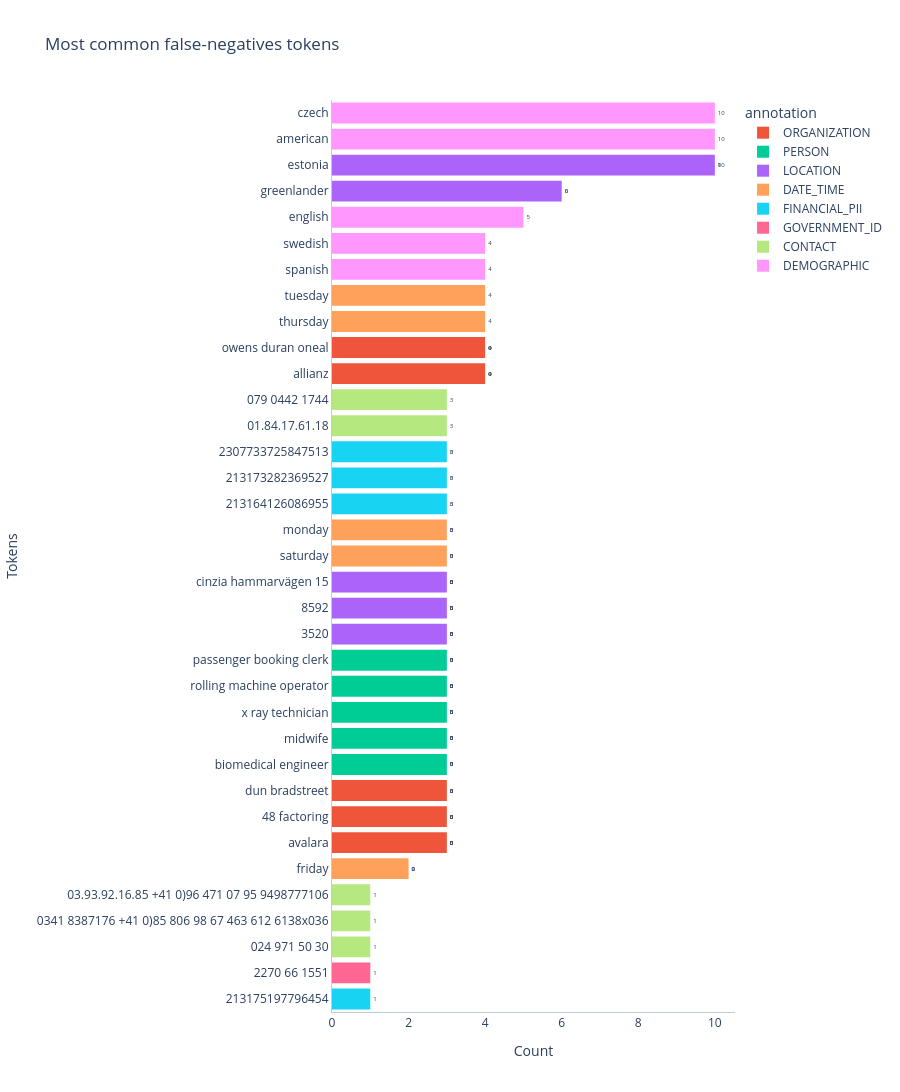
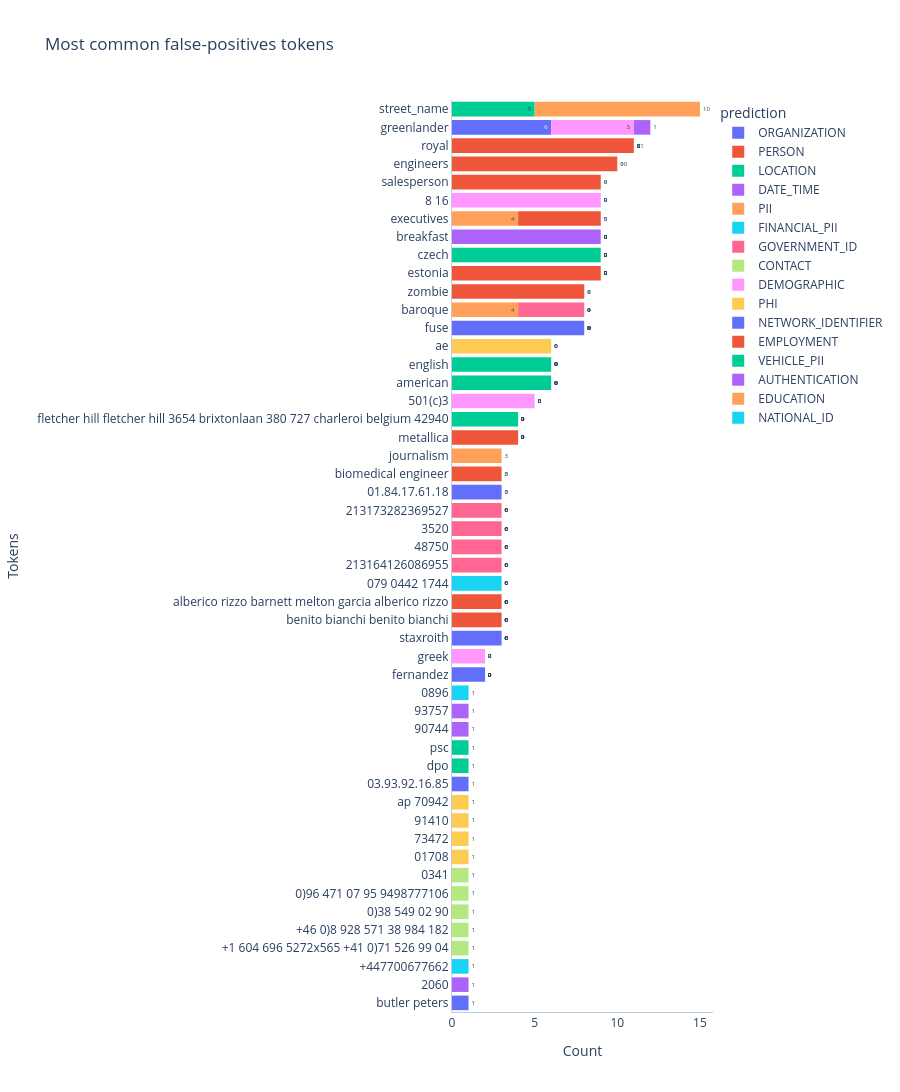

The code cell stored with these charts, in order, in its notebook:
### Code cell
plotter.plot_most_common_tokens()

### Figure 1 — Plotly figure (JSON) as saved in the notebook; plotly's stock layout.template omitted (floating-point values rounded to 4 significant figures)
{"data": [{"bingroup": "y", "cliponaxis": true, "histfunc": "sum", "hovertemplate": "annotation=ORGANIZATION<br>sum of 0=%{x}<br>token=%{y}<extra></extra>", "legendgroup": "ORGANIZATION", "marker": {"color": "#EF553B", "pattern": {"shape": ""}}, "name": "ORGANIZATION", "orientation": "h", "showlegend": true, "textangle": 0, "textfont": {"size": 6}, "textposition": "outside", "texttemplate": "%{value}", "type": "histogram", "x": [4, 4, 3, 3, 3], "xaxis": "x", "y": ["allianz", "owens duran oneal", "avalara", "48 factoring", "dun bradstreet"], "yaxis": "y"}, {"bingroup": "y", "cliponaxis": true, "histfunc": "sum", "hovertemplate": "annotation=PERSON<br>sum of 0=%{x}<br>token=%{y}<extra></extra>", "legendgroup": "PERSON", "marker": {"color": "#00cc96", "pattern": {"shape": ""}}, "name": "PERSON", "orientation": "h", "showlegend": true, "textangle": 0, "textfont": {"size": 6}, "textposition": "outside", "texttemplate": "%{value}", "type": "histogram", "x": [3, 3, 3, 3, 3], "xaxis": "x", "y": ["biomedical engineer", "midwife", "x ray technician", "rolling machine operator", "passenger booking clerk"], "yaxis": "y"}, {"bingroup": "y", "cliponaxis": true, "histfunc": "sum", "hovertemplate": "annotation=LOCATION<br>sum of 0=%{x}<br>token=%{y}<extra></extra>", "legendgroup": "LOCATION", "marker": {"color": "#ab63fa", "pattern": {"shape": ""}}, "name": "LOCATION", "orientation": "h", "showlegend": true, "textangle": 0, "textfont": {"size": 6}, "textposition": "outside", "texttemplate": "%{value}", "type": "histogram", "x": [10, 6, 3, 3, 3], "xaxis": "x", "y": ["estonia", "greenlander", "3520", "8592", "cinzia hammarvägen 15"], "yaxis": "y"}, {"bingroup": "y", "cliponaxis": true, "histfunc": "sum", "hovertemplate": "annotation=DATE_TIME<br>sum of 0=%{x}<br>token=%{y}<extra></extra>", "legendgroup": "DATE_TIME", "marker": {"color": "#FFA15A", "pattern": {"shape": ""}}, "name": "DATE_TIME", "orientation": "h", "showlegend": true, "textangle": 0, "textfont": {"size": 6}, "textposition": "outside", "texttemplate": "%{value}", "type": "histogram", "x": [4, 4, 3, 3, 2], "xaxis": "x", "y": ["thursday", "tuesday", "saturday", "monday", "friday"], "yaxis": "y"}, {"bingroup": "y", "cliponaxis": true, "histfunc": "sum", "hovertemplate": "annotation=FINANCIAL_PII<br>sum of 0=%{x}<br>token=%{y}<extra></extra>", "legendgroup": "FINANCIAL_PII", "marker": {"color": "#19d3f3", "pattern": {"shape": ""}}, "name": "FINANCIAL_PII", "orientation": "h", "showlegend": true, "textangle": 0, "textfont": {"size": 6}, "textposition": "outside", "texttemplate": "%{value}", "type": "histogram", "x": [3, 3, 3, 1], "xaxis": "x", "y": ["213164126086955", "213173282369527", "2307733725847513", "213175197796454"], "yaxis": "y"}, {"bingroup": "y", "cliponaxis": true, "histfunc": "sum", "hovertemplate": "annotation=GOVERNMENT_ID<br>sum of 0=%{x}<br>token=%{y}<extra></extra>", "legendgroup": "GOVERNMENT_ID", "marker": {"color": "#FF6692", "pattern": {"shape": ""}}, "name": "GOVERNMENT_ID", "orientation": "h", "showlegend": true, "textangle": 0, "textfont": {"size": 6}, "textposition": "outside", "texttemplate": "%{value}", "type": "histogram", "x": [1], "xaxis": "x", "y": ["2270 66 1551"], "yaxis": "y"}, {"bingroup": "y", "cliponaxis": true, "histfunc": "sum", "hovertemplate": "annotation=CONTACT<br>sum of 0=%{x}<br>token=%{y}<extra></extra>", "legendgroup": "CONTACT", "marker": {"color": "#B6E880", "pattern": {"shape": ""}}, "name": "CONTACT", "orientation": "h", "showlegend": true, "textangle": 0, "textfont": {"size": 6}, "textposition": "outside", "texttemplate": "%{value}", "type": "histogram", "x": [3, 3, 1, 1, 1], "xaxis": "x", "y": ["01.84.17.61.18", "079 0442 1744", "024 971 50 30", "0341 8387176 +41 0)85 806 98 67 463 612 6138x036", "03.93.92.16.85 +41 0)96 471 07 95 9498777106"], "yaxis": "y"}, {"bingroup": "y", "cliponaxis": true, "histfunc": "sum", "hovertemplate": "annotation=DEMOGRAPHIC<br>sum of 0=%{x}<br>token=%{y}<extra></extra>", "legendgroup": "DEMOGRAPHIC", "marker": {"color": "#FF97FF", "pattern": {"shape": ""}}, "name": "DEMOGRAPHIC", "orientation": "h", "showlegend": true, "textangle": 0, "textfont": {"size": 6}, "textposition": "outside", "texttemplate": "%{value}", "type": "histogram", "x": [10, 10, 5, 4, 4], "xaxis": "x", "y": ["american", "czech", "english", "spanish", "swedish"], "yaxis": "y"}], "layout": {"barmode": "relative", "height": 2820, "legend": {"title": {"text": "annotation"}, "tracegroupgap": 0}, "plot_bgcolor": "#FFF", "title": {"text": "Most common false-negatives tokens"}, "xaxis": {"anchor": "y", "domain": [0, 1], "linecolor": "#BCCCDC", "showgrid": false, "title": {"text": "Count"}}, "yaxis": {"anchor": "x", "categoryorder": "total ascending", "domain": [0, 1], "linecolor": "#BCCCDC", "showgrid": false, "title": {"text": "Tokens"}}}}

### Figure 2 — Plotly figure (JSON) as saved in the notebook; plotly's stock layout.template omitted (floating-point values rounded to 4 significant figures)
{"data": [{"bingroup": "y", "cliponaxis": true, "histfunc": "sum", "hovertemplate": "prediction=ORGANIZATION<br>sum of 0=%{x}<br>token=%{y}<extra></extra>", "legendgroup": "ORGANIZATION", "marker": {"color": "#636efa", "pattern": {"shape": ""}}, "name": "ORGANIZATION", "orientation": "h", "showlegend": true, "textangle": 0, "textfont": {"size": 6}, "textposition": "outside", "texttemplate": "%{value}", "type": "histogram", "x": [8, 6, 3, 2, 1], "xaxis": "x", "y": ["fuse", "greenlander", "staxroith", "fernandez", "butler peters"], "yaxis": "y"}, {"bingroup": "y", "cliponaxis": true, "histfunc": "sum", "hovertemplate": "prediction=PERSON<br>sum of 0=%{x}<br>token=%{y}<extra></extra>", "legendgroup": "PERSON", "marker": {"color": "#EF553B", "pattern": {"shape": ""}}, "name": "PERSON", "orientation": "h", "showlegend": true, "textangle": 0, "textfont": {"size": 6}, "textposition": "outside", "texttemplate": "%{value}", "type": "histogram", "x": [11, 9, 4, 3, 3], "xaxis": "x", "y": ["royal", "estonia", "metallica", "benito bianchi benito bianchi", "alberico rizzo barnett melton garcia alberico rizzo"], "yaxis": "y"}, {"bingroup": "y", "cliponaxis": true, "histfunc": "sum", "hovertemplate": "prediction=LOCATION<br>sum of 0=%{x}<br>token=%{y}<extra></extra>", "legendgroup": "LOCATION", "marker": {"color": "#00cc96", "pattern": {"shape": ""}}, "name": "LOCATION", "orientation": "h", "showlegend": true, "textangle": 0, "textfont": {"size": 6}, "textposition": "outside", "texttemplate": "%{value}", "type": "histogram", "x": [9, 6, 6, 5, 4], "xaxis": "x", "y": ["czech", "american", "english", "street_name", "fletcher hill fletcher hill 3654 brixtonlaan 380 727 charleroi belgium 42940"], "yaxis": "y"}, {"bingroup": "y", "cliponaxis": true, "histfunc": "sum", "hovertemplate": "prediction=DATE_TIME<br>sum of 0=%{x}<br>token=%{y}<extra></extra>", "legendgroup": "DATE_TIME", "marker": {"color": "#ab63fa", "pattern": {"shape": ""}}, "name": "DATE_TIME", "orientation": "h", "showlegend": true, "textangle": 0, "textfont": {"size": 6}, "textposition": "outside", "texttemplate": "%{value}", "type": "histogram", "x": [9, 1], "xaxis": "x", "y": ["breakfast", "2060"], "yaxis": "y"}, {"bingroup": "y", "cliponaxis": true, "histfunc": "sum", "hovertemplate": "prediction=PII<br>sum of 0=%{x}<br>token=%{y}<extra></extra>", "legendgroup": "PII", "marker": {"color": "#FFA15A", "pattern": {"shape": ""}}, "name": "PII", "orientation": "h", "showlegend": true, "textangle": 0, "textfont": {"size": 6}, "textposition": "outside", "texttemplate": "%{value}", "type": "histogram", "x": [5, 2, 2, 5, 2, 2], "xaxis": "x", "y": ["street_name", "baroque", "executives", "street_name", "baroque", "executives"], "yaxis": "y"}, {"bingroup": "y", "cliponaxis": true, "histfunc": "sum", "hovertemplate": "prediction=FINANCIAL_PII<br>sum of 0=%{x}<br>token=%{y}<extra></extra>", "legendgroup": "FINANCIAL_PII", "marker": {"color": "#19d3f3", "pattern": {"shape": ""}}, "name": "FINANCIAL_PII", "orientation": "h", "showlegend": true, "textangle": 0, "textfont": {"size": 6}, "textposition": "outside", "texttemplate": "%{value}", "type": "histogram", "x": [3, 1], "xaxis": "x", "y": ["079 0442 1744", "+447700677662"], "yaxis": "y"}, {"bingroup": "y", "cliponaxis": true, "histfunc": "sum", "hovertemplate": "prediction=GOVERNMENT_ID<br>sum of 0=%{x}<br>token=%{y}<extra></extra>", "legendgroup": "GOVERNMENT_ID", "marker": {"color": "#FF6692", "pattern": {"shape": ""}}, "name": "GOVERNMENT_ID", "orientation": "h", "showlegend": true, "textangle": 0, "textfont": {"size": 6}, "textposition": "outside", "texttemplate": "%{value}", "type": "histogram", "x": [4, 3, 3, 3, 3], "xaxis": "x", "y": ["baroque", "213164126086955", "48750", "3520", "213173282369527"], "yaxis": "y"}, {"bingroup": "y", "cliponaxis": true, "histfunc": "sum", "hovertemplate": "prediction=CONTACT<br>sum of 0=%{x}<br>token=%{y}<extra></extra>", "legendgroup": "CONTACT", "marker": {"color": "#B6E880", "pattern": {"shape": ""}}, "name": "CONTACT", "orientation": "h", "showlegend": true, "textangle": 0, "textfont": {"size": 6}, "textposition": "outside", "texttemplate": "%{value}", "type": "histogram", "x": [1, 1, 1, 1, 1], "xaxis": "x", "y": ["+1 604 696 5272x565 +41 0)71 526 99 04", "+46 0)8 928 571 38 984 182", "0)38 549 02 90", "0)96 471 07 95 9498777106", "0341"], "yaxis": "y"}, {"bingroup": "y", "cliponaxis": true, "histfunc": "sum", "hovertemplate": "prediction=DEMOGRAPHIC<br>sum of 0=%{x}<br>token=%{y}<extra></extra>", "legendgroup": "DEMOGRAPHIC", "marker": {"color": "#FF97FF", "pattern": {"shape": ""}}, "name": "DEMOGRAPHIC", "orientation": "h", "showlegend": true, "textangle": 0, "textfont": {"size": 6}, "textposition": "outside", "texttemplate": "%{value}", "type": "histogram", "x": [9, 5, 5, 2], "xaxis": "x", "y": ["8 16", "501(c)3", "greenlander", "greek"], "yaxis": "y"}, {"bingroup": "y", "cliponaxis": true, "histfunc": "sum", "hovertemplate": "prediction=PHI<br>sum of 0=%{x}<br>token=%{y}<extra></extra>", "legendgroup": "PHI", "marker": {"color": "#FECB52", "pattern": {"shape": ""}}, "name": "PHI", "orientation": "h", "showlegend": true, "textangle": 0, "textfont": {"size": 6}, "textposition": "outside", "texttemplate": "%{value}", "type": "histogram", "x": [3, 3, 1, 1, 1, 1], "xaxis": "x", "y": ["ae", "ae", "01708", "73472", "91410", "ap 70942"], "yaxis": "y"}, {"bingroup": "y", "cliponaxis": true, "histfunc": "sum", "hovertemplate": "prediction=NETWORK_IDENTIFIER<br>sum of 0=%{x}<br>token=%{y}<extra></extra>", "legendgroup": "NETWORK_IDENTIFIER", "marker": {"color": "#636efa", "pattern": {"shape": ""}}, "name": "NETWORK_IDENTIFIER", "orientation": "h", "showlegend": true, "textangle": 0, "textfont": {"size": 6}, "textposition": "outside", "texttemplate": "%{value}", "type": "histogram", "x": [3, 1], "xaxis": "x", "y": ["01.84.17.61.18", "03.93.92.16.85"], "yaxis": "y"}, {"bingroup": "y", "cliponaxis": true, "histfunc": "sum", "hovertemplate": "prediction=EMPLOYMENT<br>sum of 0=%{x}<br>token=%{y}<extra></extra>", "legendgroup": "EMPLOYMENT", "marker": {"color": "#EF553B", "pattern": {"shape": ""}}, "name": "EMPLOYMENT", "orientation": "h", "showlegend": true, "textangle": 0, "textfont": {"size": 6}, "textposition": "outside", "texttemplate": "%{value}", "type": "histogram", "x": [10, 9, 8, 5, 3], "xaxis": "x", "y": ["engineers", "salesperson", "zombie", "executives", "biomedical engineer"], "yaxis": "y"}, {"bingroup": "y", "cliponaxis": true, "histfunc": "sum", "hovertemplate": "prediction=VEHICLE_PII<br>sum of 0=%{x}<br>token=%{y}<extra></extra>", "legendgroup": "VEHICLE_PII", "marker": {"color": "#00cc96", "pattern": {"shape": ""}}, "name": "VEHICLE_PII", "orientation": "h", "showlegend": true, "textangle": 0, "textfont": {"size": 6}, "textposition": "outside", "texttemplate": "%{value}", "type": "histogram", "x": [1, 1], "xaxis": "x", "y": ["dpo", "psc"], "yaxis": "y"}, {"bingroup": "y", "cliponaxis": true, "histfunc": "sum", "hovertemplate": "prediction=AUTHENTICATION<br>sum of 0=%{x}<br>token=%{y}<extra></extra>", "legendgroup": "AUTHENTICATION", "marker": {"color": "#ab63fa", "pattern": {"shape": ""}}, "name": "AUTHENTICATION", "orientation": "h", "showlegend": true, "textangle": 0, "textfont": {"size": 6}, "textposition": "outside", "texttemplate": "%{value}", "type": "histogram", "x": [1, 1, 1], "xaxis": "x", "y": ["90744", "93757", "greenlander"], "yaxis": "y"}, {"bingroup": "y", "cliponaxis": true, "histfunc": "sum", "hovertemplate": "prediction=EDUCATION<br>sum of 0=%{x}<br>token=%{y}<extra></extra>", "legendgroup": "EDUCATION", "marker": {"color": "#FFA15A", "pattern": {"shape": ""}}, "name": "EDUCATION", "orientation": "h", "showlegend": true, "textangle": 0, "textfont": {"size": 6}, "textposition": "outside", "texttemplate": "%{value}", "type": "histogram", "x": [3], "xaxis": "x", "y": ["journalism"], "yaxis": "y"}, {"bingroup": "y", "cliponaxis": true, "histfunc": "sum", "hovertemplate": "prediction=NATIONAL_ID<br>sum of 0=%{x}<br>token=%{y}<extra></extra>", "legendgroup": "NATIONAL_ID", "marker": {"color": "#19d3f3", "pattern": {"shape": ""}}, "name": "NATIONAL_ID", "orientation": "h", "showlegend": true, "textangle": 0, "textfont": {"size": 6}, "textposition": "outside", "texttemplate": "%{value}", "type": "histogram", "x": [1], "xaxis": "x", "y": ["0896"], "yaxis": "y"}], "layout": {"barmode": "relative", "height": 1770, "legend": {"title": {"text": "prediction"}, "tracegroupgap": 0}, "plot_bgcolor": "#FFF", "title": {"text": "Most common false-positives tokens"}, "xaxis": {"anchor": "y", "domain": [0, 1], "linecolor": "#BCCCDC", "showgrid": false, "title": {"text": "Count"}}, "yaxis": {"anchor": "x", "categoryorder": "total ascending", "domain": [0, 1], "linecolor": "#BCCCDC", "showgrid": false, "title": {"text": "Tokens"}}}}
